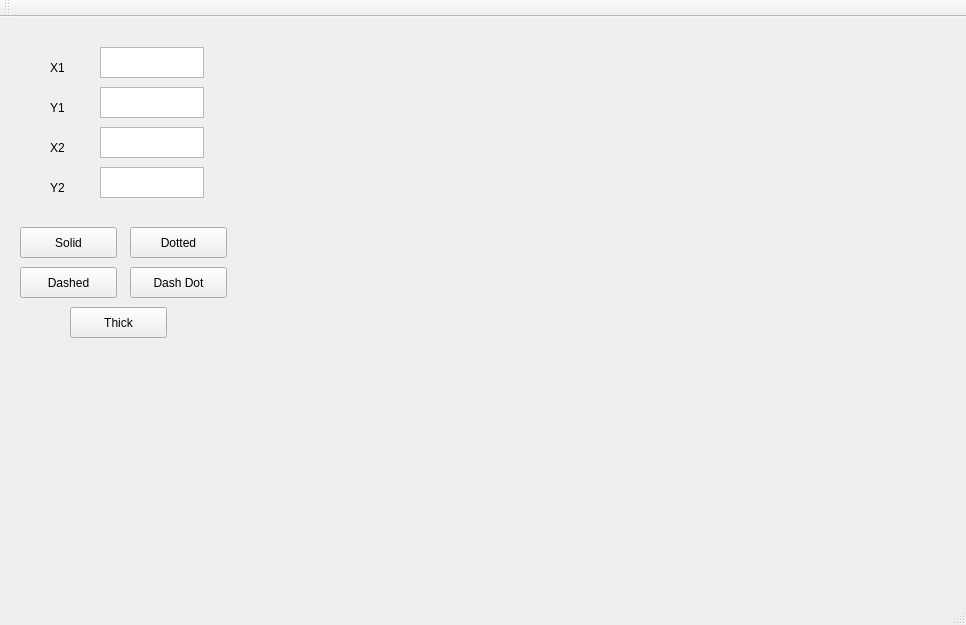
<?xml version="1.0" encoding="UTF-8"?>
<ui version="4.0">
 <class>MainWindow</class>
 <widget class="QMainWindow" name="MainWindow">
  <property name="geometry">
   <rect>
    <x>0</x>
    <y>0</y>
    <width>966</width>
    <height>625</height>
   </rect>
  </property>
  <property name="windowTitle">
   <string>MainWindow</string>
  </property>
  <widget class="QWidget" name="centralWidget">
   <widget class="QLabel" name="label">
    <property name="geometry">
     <rect>
      <x>50</x>
      <y>40</y>
      <width>65</width>
      <height>21</height>
     </rect>
    </property>
    <property name="text">
     <string>X1</string>
    </property>
   </widget>
   <widget class="QLabel" name="label_2">
    <property name="geometry">
     <rect>
      <x>50</x>
      <y>80</y>
      <width>65</width>
      <height>21</height>
     </rect>
    </property>
    <property name="text">
     <string>Y1</string>
    </property>
   </widget>
   <widget class="QLabel" name="label_3">
    <property name="geometry">
     <rect>
      <x>50</x>
      <y>120</y>
      <width>65</width>
      <height>21</height>
     </rect>
    </property>
    <property name="text">
     <string>X2</string>
    </property>
   </widget>
   <widget class="QLabel" name="label_4">
    <property name="geometry">
     <rect>
      <x>50</x>
      <y>160</y>
      <width>65</width>
      <height>21</height>
     </rect>
    </property>
    <property name="text">
     <string>Y2</string>
    </property>
   </widget>
   <widget class="QTextEdit" name="x1">
    <property name="geometry">
     <rect>
      <x>100</x>
      <y>30</y>
      <width>104</width>
      <height>31</height>
     </rect>
    </property>
   </widget>
   <widget class="QTextEdit" name="y1">
    <property name="geometry">
     <rect>
      <x>100</x>
      <y>70</y>
      <width>104</width>
      <height>31</height>
     </rect>
    </property>
   </widget>
   <widget class="QTextEdit" name="x2">
    <property name="geometry">
     <rect>
      <x>100</x>
      <y>110</y>
      <width>104</width>
      <height>31</height>
     </rect>
    </property>
   </widget>
   <widget class="QTextEdit" name="y2">
    <property name="geometry">
     <rect>
      <x>100</x>
      <y>150</y>
      <width>104</width>
      <height>31</height>
     </rect>
    </property>
   </widget>
   <widget class="QPushButton" name="solid">
    <property name="geometry">
     <rect>
      <x>20</x>
      <y>210</y>
      <width>97</width>
      <height>31</height>
     </rect>
    </property>
    <property name="text">
     <string>Solid</string>
    </property>
   </widget>
   <widget class="QPushButton" name="dotted">
    <property name="geometry">
     <rect>
      <x>130</x>
      <y>210</y>
      <width>97</width>
      <height>31</height>
     </rect>
    </property>
    <property name="text">
     <string>Dotted</string>
    </property>
   </widget>
   <widget class="QPushButton" name="dashed">
    <property name="geometry">
     <rect>
      <x>20</x>
      <y>250</y>
      <width>97</width>
      <height>31</height>
     </rect>
    </property>
    <property name="text">
     <string>Dashed</string>
    </property>
   </widget>
   <widget class="QPushButton" name="dashDot">
    <property name="geometry">
     <rect>
      <x>130</x>
      <y>250</y>
      <width>97</width>
      <height>31</height>
     </rect>
    </property>
    <property name="text">
     <string>Dash Dot</string>
    </property>
   </widget>
   <widget class="QPushButton" name="thick">
    <property name="geometry">
     <rect>
      <x>70</x>
      <y>290</y>
      <width>97</width>
      <height>31</height>
     </rect>
    </property>
    <property name="text">
     <string>Thick</string>
    </property>
   </widget>
   <widget class="QLabel" name="window">
    <property name="geometry">
     <rect>
      <x>310</x>
      <y>30</y>
      <width>541</width>
      <height>511</height>
     </rect>
    </property>
    <property name="text">
     <string/>
    </property>
   </widget>
  </widget>
  <widget class="QMenuBar" name="menuBar">
   <property name="geometry">
    <rect>
     <x>0</x>
     <y>0</y>
     <width>966</width>
     <height>27</height>
    </rect>
   </property>
  </widget>
  <widget class="QToolBar" name="mainToolBar">
   <attribute name="toolBarArea">
    <enum>TopToolBarArea</enum>
   </attribute>
   <attribute name="toolBarBreak">
    <bool>false</bool>
   </attribute>
  </widget>
  <widget class="QStatusBar" name="statusBar"/>
 </widget>
 <layoutdefault spacing="6" margin="11"/>
 <resources/>
 <connections/>
</ui>
